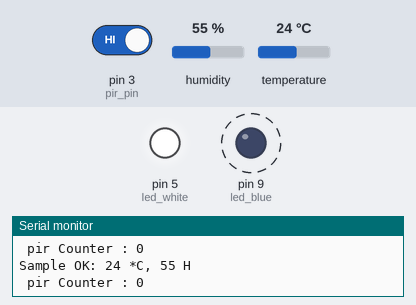
Recording of a sketch running on a simulated Arduino Uno, built with avr-gcc and run on an emulated ATmega328P. On the bench: output pins drawn as LEDs (lit = HIGH), the last lines printed to the serial monitor. Dashed ring = blinking. The test bench sets the inputs (shaded band); at power-on: pin 3 (pir_pin) HIGH, humidity 55 %, temperature 24 °C.

Above: at 3.2 s.
3.3 s: pin 3 (pir_pin) driven LOW
At 4.6 s:
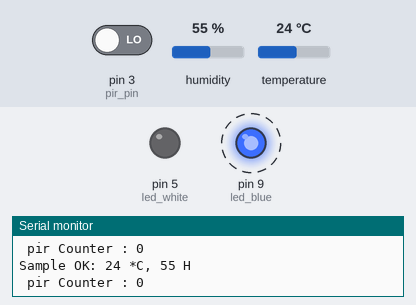
7.9 s: pin 3 (pir_pin) driven HIGH
At 9.5 s:
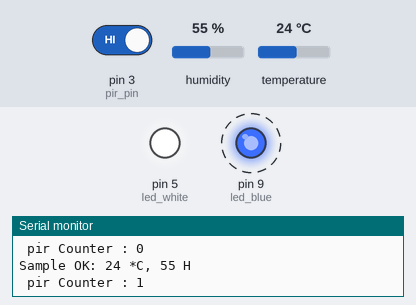
Timing chart, 0 to 18.5 s (numbered marks = the images above; inputs shaded):
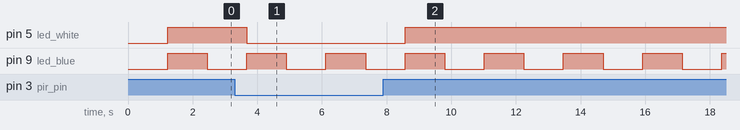

The sketch:

Radio_Switch.ino
```cpp
#include <Arduino.h>
#include <SimpleDHT.h>

#define led_white 5
#define led_blue 9
#define dht_pin 7
// #define pir_pin A6 // Test1
#define pir_pin 3


SimpleDHT11 dht11(dht_pin);
long threshold = 1200;
unsigned long previousMillis = 0;
bool led_blue_state = LOW;
int pirStatus;
int pirStatusOld;

void setup()
{
  Serial.begin(9600);
  pinMode(led_white, OUTPUT);
  pinMode(led_blue,OUTPUT);
  pinMode(dht_pin, INPUT);
  // pinMode(pir_pin, INPUT); // Test1
  pinMode(pir_pin, INPUT_PULLUP);
  attachInterrupt(digitalPinToInterrupt(pir_pin), blink, RISING);
}

byte temperature = 0;
byte humidity = 0;
int pirCounter = 0;

void loop()
{
  unsigned long currentTime = millis();

  if (millis() - previousMillis > threshold)
  {

      int err = SimpleDHTErrSuccess;
      if ((err = dht11.read(&temperature, &humidity, NULL)) != SimpleDHTErrSuccess)
      {
        Serial.print("Read DHT11 failed, err="); Serial.println(err);
        return;
      }

      Serial.print("Sample OK: ");
      Serial.print((int)temperature); Serial.print(" *C, ");
      Serial.print((int)humidity); Serial.println(" H");

      previousMillis = millis();
      if(led_blue_state == LOW)
      {
        led_blue_state = HIGH;

      }
      else
      {
        led_blue_state = LOW;
      }

      digitalWrite(led_blue, led_blue_state);

      pirStatus = digitalRead(pir_pin);
      //Serial.print(pirStatus);


      Serial.print(" pir Counter : ");
      Serial.println(pirCounter);

  }
  // pirStatus = analogRead(pir_pin); // Test1
  //pirStatus = digitalRead(pir_pin);
  //Serial.print("Millis : ");
  //Serial.print(millis());
  //Serial.print("   Current time : ");
  //Serial.print((currentTime - previousMillis));
  //Serial.print(" Pir Status : ");
  //digitalWrite(led_white, pirStatus);
  digitalWrite(led_white, pirStatus);

}

void blink()
{
  pirCounter++;
}
```

Measured:
- after the input at 3.3 s, pin 5 (led_white): HIGH → LOW after 0.37 s
- after the input at 7.9 s, pin 5 (led_white): LOW → HIGH after 0.67 s
- by itself, pin 9 (led_blue): alternates HIGH for 1.2 s and LOW for 1.2 s
